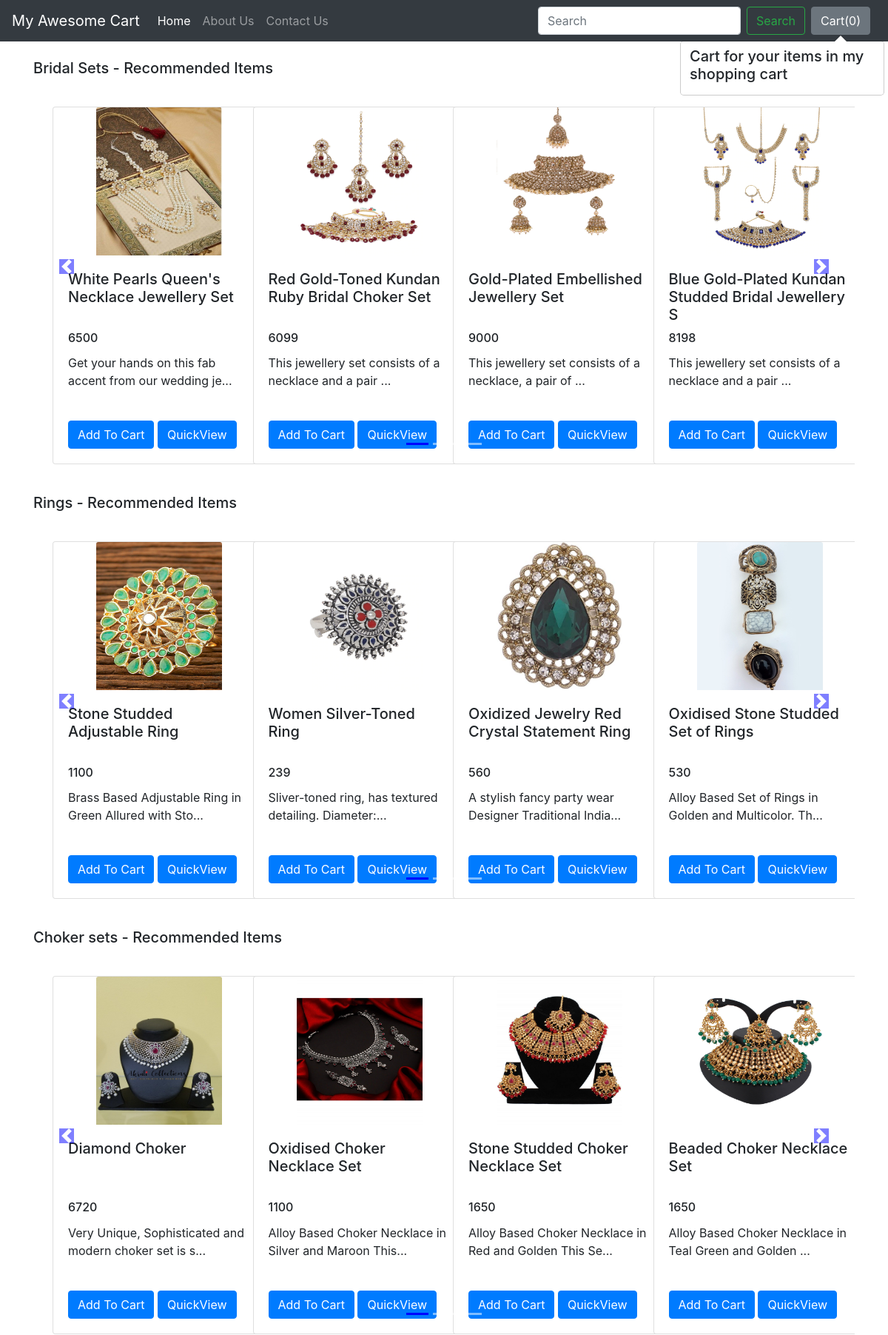
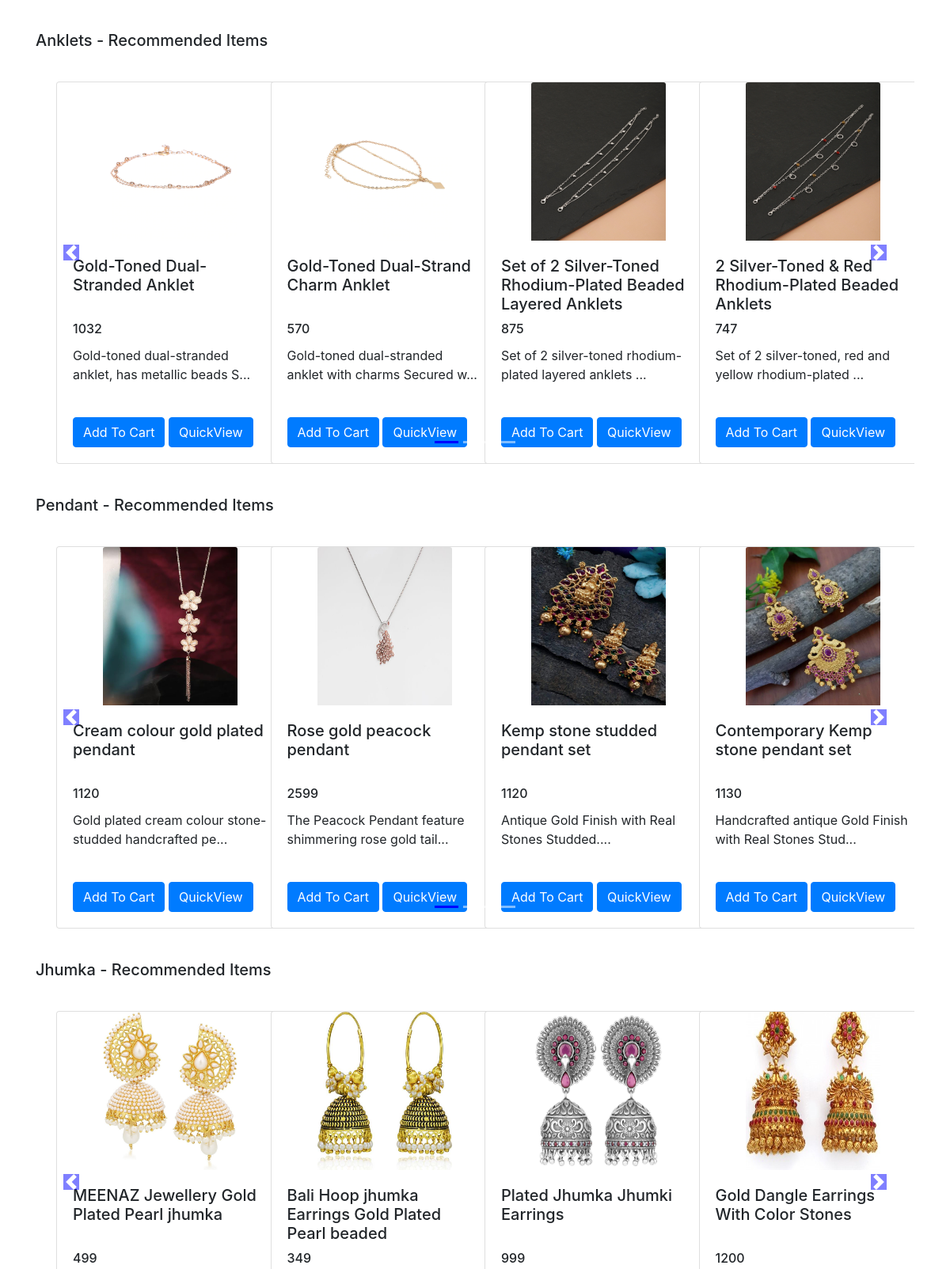
The app's page /shop/ (upper part) with its own data (2 pictures, top to bottom).
### shop/models.py (models this page shows, shortened)
class Product(models.Model):
    product_id = models.AutoField
    product_name = models.CharField(max_length=99)
    category = models.CharField(max_length=99, default="")
    subcategory = models.CharField(max_length=2, default="")
    price = models.IntegerField(default=0)
    desc = models.CharField(max_length=999)
    pub_date = models.DateField()
    image = models.ImageField(upload_to='shop/images', default="")

### shop/views.py (the view)
# urls.py: path("", views.index, name="ShopHome")
def index(request):
    allProds = []
    catprods = Product.objects.values('category', 'id')
    cats = {item['category'] for item in catprods}
    for cat in cats:
        prod = Product.objects.filter(category=cat)
        n = len(prod)
        nSlides = n // 4 + ceil((n / 4) - (n // 4))
        allProds.append([prod, range(1, nSlides), nSlides])
    params = {'allProds':allProds}
    return render(request, 'shop/index.html', params)

### shop/templates/shop/index.html (shortened to what this page needs)
{% extends 'shop/basic.html' %}
{% block body %}
{% load static %}
<div class="container">
    {% for product, range, nSlides in allProds %}
    <h5 class="my-4"> {{product.0.category}} - Recommended Items</h5>
    <div class="row">
        <div id="demo{{forloop.counter}}" class="col carousel slide my-3" data-ride="carousel">
            <ul class="carousel-indicators">
                <li data-target="#demo{{forloop.counter}}" data-slide-to="0" class="active"></li>
                {% for i in range %}
                <li data-target="#demo{{forloop.parentloop.counter}}" data-slide-to="{{i}}"></li>
                {% endfor %}
            </ul>
            <div class="container carousel-inner no-padding">
                <div class="carousel-item active">
                    {% for i in product %}
                    <div class="col-xs-3 col-sm-3 col-md-3">
                        <div class="card align-items-center" style="width: 18rem;">
                            <img src='/media/{{i.image}}' class="card-img-top" alt="...">
                            <div class="card-body">
                                <h5 class="card-title" style="height:70px;" id="namepr{{i.id}}">{{i.product_name}}</h5>
                                 <h6 class="card-title" id="pricepr{{i.id}}">{{i.price}}</h6>
                                    <p class="card-text" style="height:50px;" >{{i.desc|slice:"0:53"}}...</p><br>
                                <span id="divpr{{i.id}}" class="divpr">
                                    <button id="pr{{i.id}}" class="btn btn-primary cart">Add To Cart</button>
                                </span>
                                <a href="/shop/products/{{i.id}}"><button id="qv{{i.id}}" class="btn btn-primary cart">QuickView</button></a>
                            </div>
                        </div>
                    </div>
                    {% if forloop.counter|divisibleby:4 and forloop.counter > 0 and not forloop.last %}
                </div>
                    {% endif %}
                    {% endfor %}
            </div>
        </div>
        <a class="carousel-control-prev" href="#demo{{forloop.counter}}" data-slide="prev">
            <span class="carousel-control-prev-icon"></span>
        </a>
        <a class="carousel-control-next" href="#demo{{forloop.counter}}" data-slide="next">
            <span class="carousel-control-next-icon"></span>
        </a>
    </div>
    {% endfor %}
</div>
{% endblock %}

### shop/templates/shop/basic.html (shortened to what this page needs)
<!doctype html>
<html lang="en">
  <head>
    <link rel="stylesheet" href="https://stackpath.bootstrapcdn.com/bootstrap/4.2.1/css/bootstrap.min.css">
  </head>
  <body>
    <nav class="navbar navbar-expand-lg navbar-dark bg-dark">
  <a class="navbar-brand" href="/shop">My Awesome Cart</a>
  <div class="collapse navbar-collapse" id="navbarSupportedContent">
    <ul class="navbar-nav mr-auto">
      <li class="nav-item active">
        <a class="nav-link" href="/shop">Home <span class="sr-only">(current)</span></a>
      </li>
      <li class="nav-item">
        <a class="nav-link" href="/shop/about">About Us</a>
      </li>
      <li class="nav-item">
        <a class="nav-link" href="/shop/contact">Contact Us</a>
      </li>
    </ul>
    <form class="form-inline my-2 my-lg-0">
      <input class="form-control mr-sm-2" type="search" placeholder="Search" aria-label="Search">
      <button class="btn btn-outline-success my-2 my-sm-0" type="submit">Search</button>
    </form>
    <button type="button" class="btn btn-secondary mx-2" id="popcart" data-container="body" data-toggle="popover" data-placement="bottom" data-html="true" data-content="Vivamus
sagittis lacus vel augue laoreet rutrum faucibus.">
  Cart(<span id="cart">0</span>)
</button>
  </div>
</nav>
  {% block body %} {% endblock %}
  </body>
</html>

### records on screen
Product: category "Bridal Sets", image (picture), product_name "White Pearls Queen's Necklace Jewellery Set", price "6500", desc "Get your hands on this fab accent from our wedding je"
Product: image (picture), product_name "Red Gold-Toned Kundan Ruby Bridal Choker Set", price "6099", desc "This jewellery set consists of a necklace and a pair"
Product: image (picture), product_name "Gold-Plated Embellished Jewellery Set", price "9000", desc "This jewellery set consists of a necklace, a pair of"
Product: image (picture), product_name "Blue Gold-Plated Kundan Studded Bridal Jewellery S", price "8198", desc "This jewellery set consists of a necklace and a pair"
Product: category "Rings", image (picture), product_name "Stone Studded Adjustable Ring", price "1100", desc "Brass Based Adjustable Ring in Green Allured with Sto"
Product: image (picture), product_name "Women Silver-Toned Ring", price "239", desc "Sliver-toned ring, has textured detailing. Diameter:"
Product: image (picture), product_name "Oxidized Jewelry Red Crystal Statement Ring", price "560", desc "A stylish fancy party wear Designer Traditional India"
Product: image (picture), product_name "Oxidised Stone Studded Set of Rings", price "530", desc "Alloy Based Set of Rings in Golden and Multicolor. Th"
Product: category "Choker sets", image (picture), product_name "Diamond Choker", price "6720", desc "Very Unique, Sophisticated and modern choker set is s"
Product: image (picture), product_name "Oxidised Choker Necklace Set", price "1100", desc "Alloy Based Choker Necklace in Silver and Maroon This"
Product: image (picture), product_name "Stone Studded Choker Necklace Set", price "1650", desc "Alloy Based Choker Necklace in Red and Golden This Se"
Product: image (picture), product_name "Beaded Choker Necklace Set", price "1650", desc "Alloy Based Choker Necklace in Teal Green and Golden"
Product: category "Anklets", image (picture), product_name "Gold-Toned Dual-Stranded Anklet", price "1032", desc "Gold-toned dual-stranded anklet, has metallic beads S"
Product: image (picture), product_name "Gold-Toned Dual-Strand Charm Anklet", price "570", desc "Gold-toned dual-stranded anklet with charms Secured w"
Product: image (picture), product_name "Set of 2 Silver-Toned Rhodium-Plated Beaded Layered Anklets", price "875", desc "Set of 2 silver-toned rhodium-plated layered anklets"
Product: image (picture), product_name "2 Silver-Toned & Red Rhodium-Plated Beaded Anklets", price "747", desc "Set of 2 silver-toned, red and yellow rhodium-plated"
Product: category "Pendant", image (picture), product_name "Cream colour gold plated pendant", price "1120", desc "Gold plated cream colour stone-studded handcrafted pe"
Product: image (picture), product_name "Rose gold peacock pendant", price "2599", desc "The Peacock Pendant feature shimmering rose gold tail"
Product: image (picture), product_name "Kemp stone studded pendant set", price "1120", desc "Antique Gold Finish with Real Stones Studded."
Product: image (picture), product_name "Contemporary Kemp stone pendant set", price "1130", desc "Handcrafted antique Gold Finish with Real Stones Stud"
Product: category "Jhumka", image (picture), product_name "MEENAZ Jewellery Gold Plated Pearl jhumka", price "499"
Product: image (picture), {{ i.id }} 70 (drawn), product_name "Bali Hoop jhumka Earrings Gold Plated Pearl beaded", price "349"
Product: image (picture), product_name "Plated Jhumka Jhumki Earrings", price "999"
Product: image (picture), product_name "Gold Dangle Earrings With Color Stones", price "1200"
